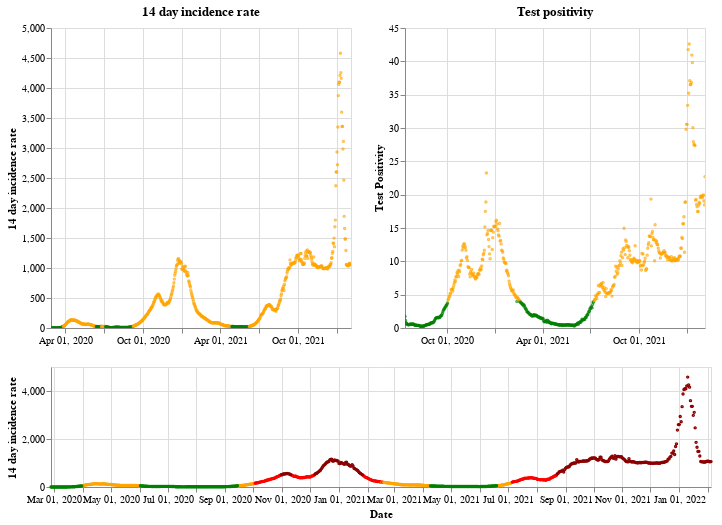

Notebook code cell kept with this figure:
### Markdown cell above
## Wales

### Code cell
plot_traffic_light('Wales')

### Figure 1 — Vega-Lite specification as saved in the notebook (floating-point values rounded to 4 significant figures; data arrays with more than 128 entries replaced by an {"elided": "..."} marker saying what was removed)
{"config": {"view": {"continuousWidth": 400, "continuousHeight": 300}}, "vconcat": [{"hconcat": [{"mark": {"type": "point", "size": 2}, "encoding": {"color": {"condition": {"value": "green", "test": "(datum.twoWeeklyCasesRate <= 25)"}, "value": "orange"}, "tooltip": [{"type": "nominal", "field": "areaName"}, {"type": "temporal", "field": "date"}, {"type": "quantitative", "field": "twoWeeklyCasesRate"}, {"type": "quantitative", "field": "testPositivity"}], "x": {"type": "temporal", "axis": {"title": ""}, "field": "date", "scale": {"domain": {"selection": "DateBrush"}}, "timeUnit": "yearmonthdate"}, "y": {"type": "quantitative", "axis": {"title": "14 day incidence rate"}, "field": "twoWeeklyCasesRate"}}, "title": "14 day incidence rate", "width": 300}, {"mark": {"type": "point", "size": 2}, "encoding": {"color": {"condition": {"value": "green", "test": "(datum.testPositivity <= 4)"}, "value": "orange"}, "tooltip": [{"type": "nominal", "field": "areaName"}, {"type": "temporal", "field": "date"}, {"type": "quantitative", "field": "twoWeeklyCasesRate"}, {"type": "quantitative", "field": "testPositivity"}], "x": {"type": "temporal", "axis": {"title": ""}, "field": "date", "scale": {"domain": {"selection": "DateBrush"}}, "timeUnit": "yearmonthdate"}, "y": {"type": "quantitative", "axis": {"title": "Test Positivity"}, "field": "testPositivity"}}, "title": "Test positivity", "width": 300}]}, {"layer": [{"mark": {"type": "point", "size": 2}, "encoding": {"color": {"condition": {"value": "orange", "test": "(((datum.testPositivity < 4) && (datum.twoWeeklyCasesRate >= 50)) && (datum.twoWeeklyCasesRate < 200))"}, "value": "red"}, "opacity": {"condition": {"value": 1, "test": "((datum.twoWeeklyCasesRate >= 50) && (datum.twoWeeklyCasesRate < 500))"}, "value": 0}, "tooltip": [{"type": "nominal", "field": "areaName"}, {"type": "temporal", "field": "date"}, {"type": "quantitative", "field": "twoWeeklyCasesRate"}, {"type": "quantitative", "field": "testPositivity"}], "x": {"type": "temporal", "axis": {"title": "Date"}, "field": "date", "timeUnit": "yearmonthdate"}, "y": {"type": "quantitative", "axis": {"title": "14 day incidence rate"}, "field": "twoWeeklyCasesRate"}}, "selection": {"DateBrush": {"type": "interval", "encodings": ["x"], "fields": ["Time"]}}}, {"mark": {"type": "point", "size": 2}, "encoding": {"color": {"value": "darkred"}, "opacity": {"condition": {"value": 1, "test": "(datum.twoWeeklyCasesRate >= 500)"}, "value": 0}, "tooltip": [{"type": "nominal", "field": "areaName"}, {"type": "temporal", "field": "date"}, {"type": "quantitative", "field": "twoWeeklyCasesRate"}, {"type": "quantitative", "field": "testPositivity"}], "x": {"type": "temporal", "axis": {"title": "Date"}, "field": "date", "timeUnit": "yearmonthdate"}, "y": {"type": "quantitative", "axis": {"title": "14 day incidence rate"}, "field": "twoWeeklyCasesRate"}}}, {"mark": {"type": "point", "size": 2}, "encoding": {"color": {"condition": {"value": "green", "test": "((datum.testPositivity < 4) && (datum.twoWeeklyCasesRate < 50))"}, "value": "orange"}, "opacity": {"condition": {"value": 1, "test": "(datum.twoWeeklyCasesRate < 50)"}, "value": 0}, "tooltip": [{"type": "nominal", "field": "areaName"}, {"type": "temporal", "field": "date"}, {"type": "quantitative", "field": "twoWeeklyCasesRate"}, {"type": "quantitative", "field": "testPositivity"}], "x": {"type": "temporal", "axis": {"title": "Date"}, "field": "date", "timeUnit": "yearmonthdate"}, "y": {"type": "quantitative", "axis": {"title": "14 day incidence rate"}, "field": "twoWeeklyCasesRate"}}}], "height": 120, "width": 660}], "data": {"name": "data-30ebffc4501a56a71a455546e28d3cb6"}, "$schema": "https://vega.github.io/schema/vega-lite/v4.8.1.json", "datasets": {"data-30ebffc4501a56a71a455546e28d3cb6": {"elided": "709 records"}}}
